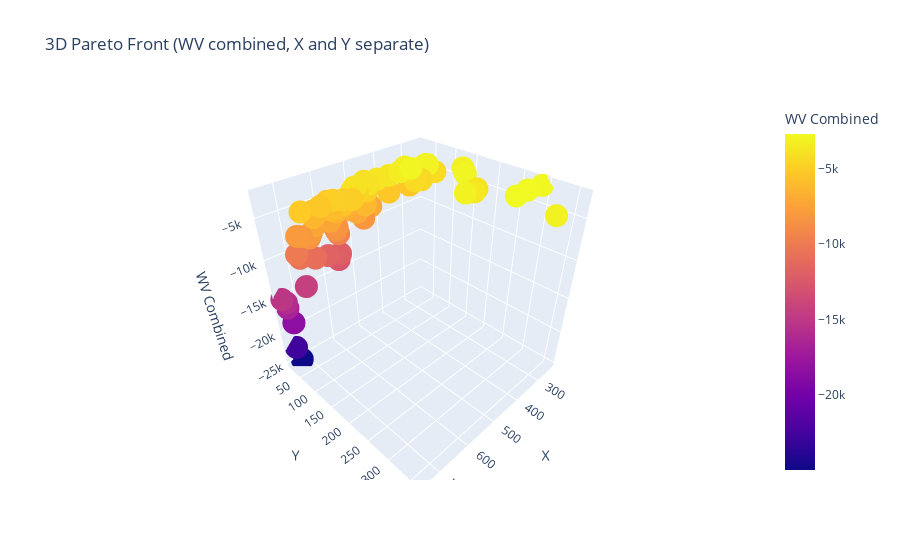

This figure's notebook cell:
### Code cell
pareto_front = df[df['is_pareto']]


fig = px.scatter_3d(pareto_front, x='X', y='Y', z='WV_combined', 
                    color='WV_combined', 
                    title='3D Pareto Front (WV combined, X and Y separate)',
                    labels={'WV_combined': 'WV Combined'})



fig.show()
